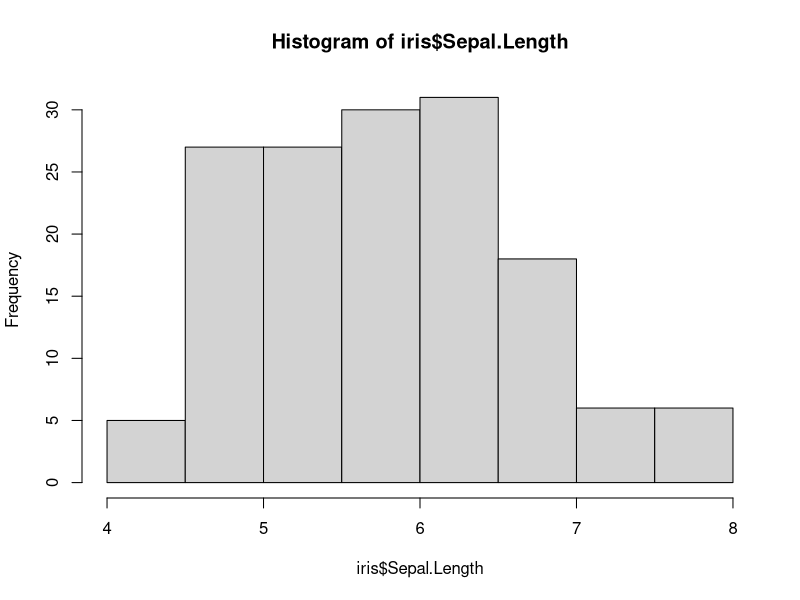
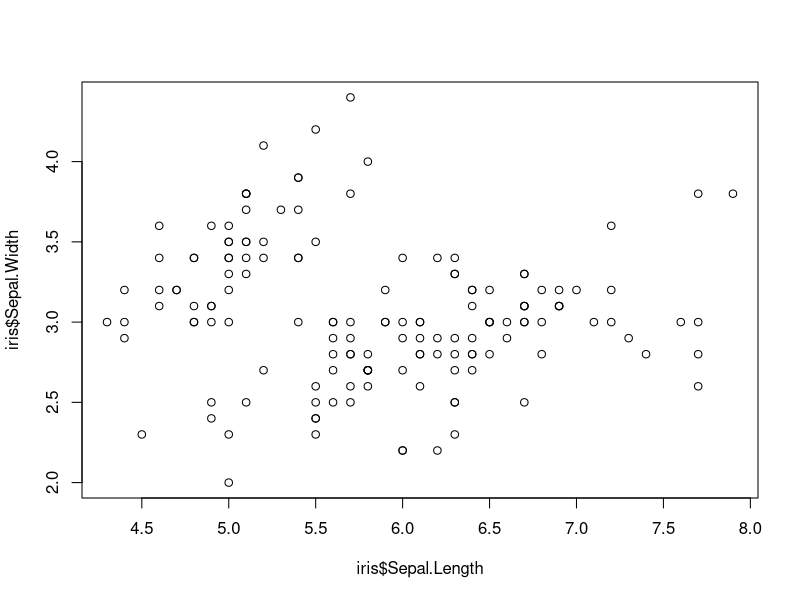
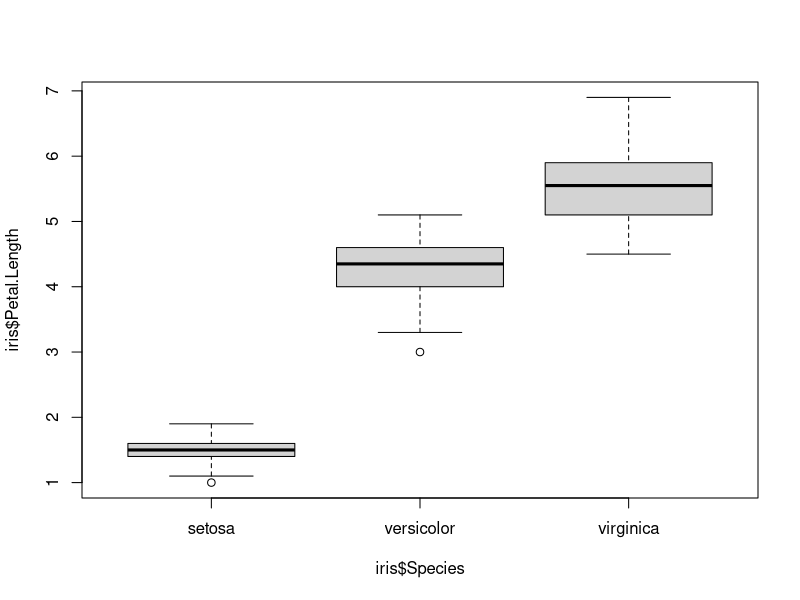
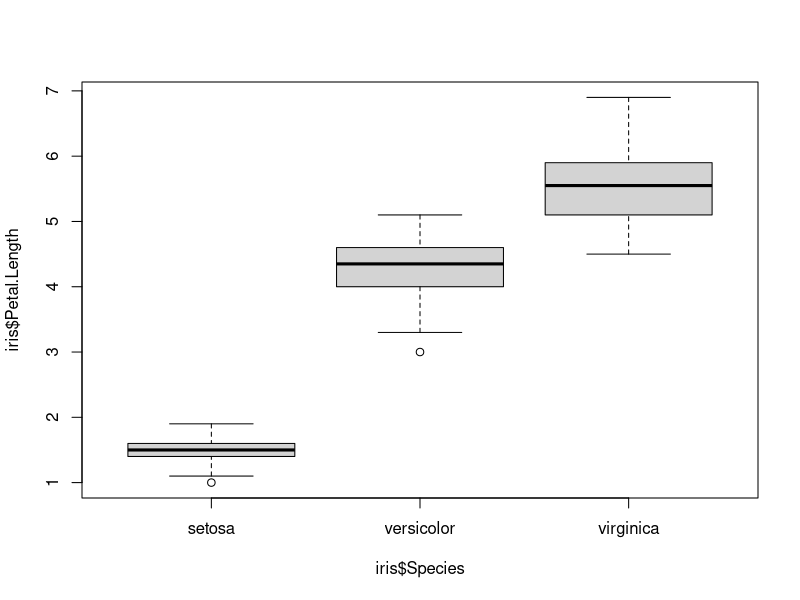
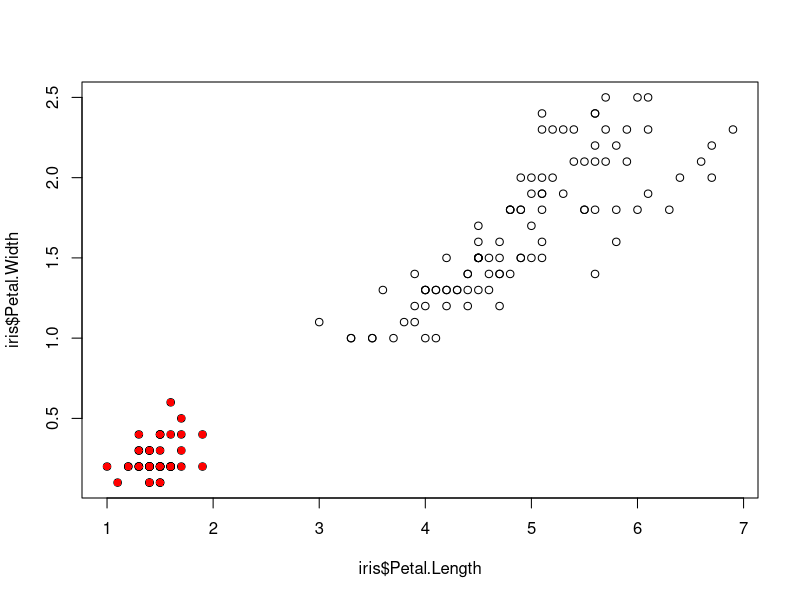
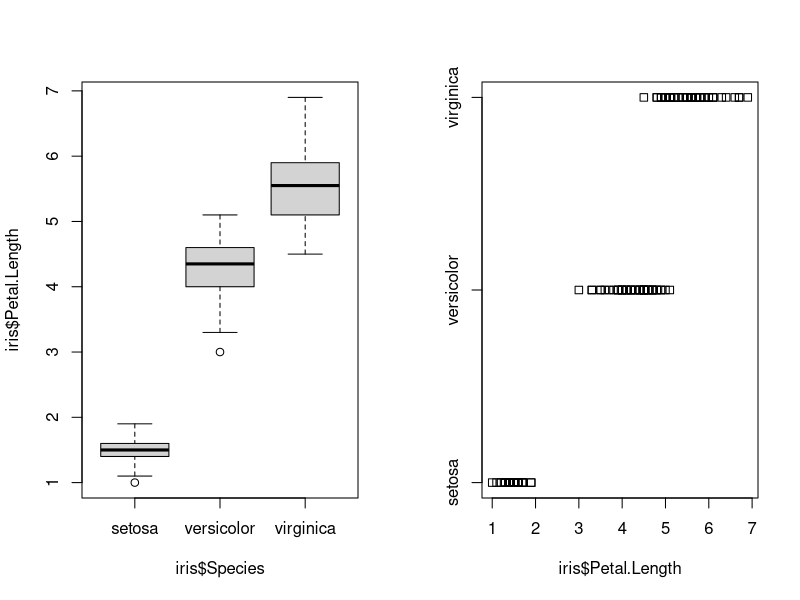
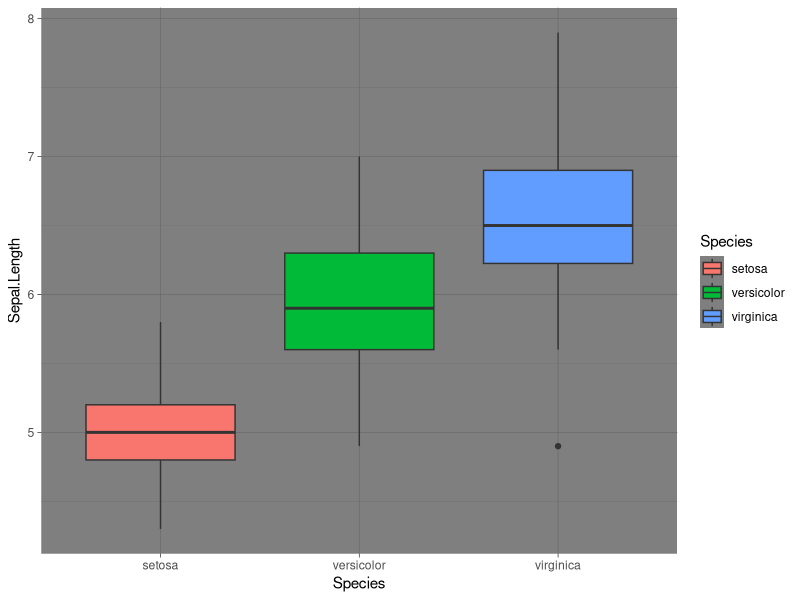
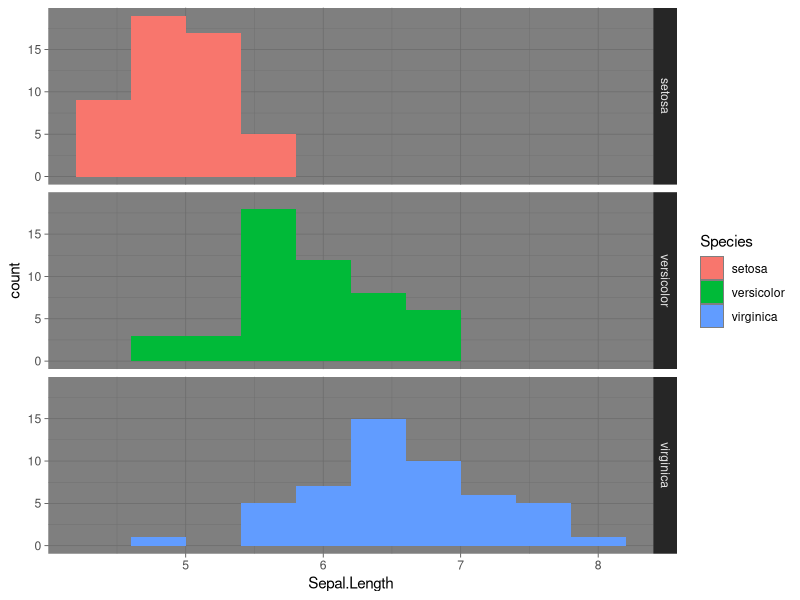

The R source for these figures, in order: (Note: this script raises an error after producing the figures.)
########des graphiques de base avec R######

iris
hist(iris$Sepal.Length)
plot(iris$Sepal.Length,iris$Sepal.Width)

boxplot(iris$Petal.Length~iris$Species)

plot(iris$Petal.Length~iris$Species)

plot(iris$Petal.Length,iris$Petal.Width)
points(iris$Petal.Length[iris$Species=="setosa"], iris$Petal.Width[iris$Species=="setosa"],col="red",pch=16)

par(mfrow=c(1,2))
boxplot(iris$Petal.Length~iris$Species)
stripchart(iris$Petal.Length~iris$Species)



##########ggplot2#######

library(ggplot2)
#boxplot
ggplot(data=iris, mapping=aes(x=Species,y=Sepal.Length, fill=Species))+
  geom_boxplot()+ #ajout du boxplot
  theme_dark() #gerer le fond


#histogram
ggplot(data=iris, mapping=aes(x=Sepal.Length, fill=Species))+
  geom_histogram(bins = 10)+ #bins = nombre de bar
  theme_dark() + #gerer le fond
  facet_grid(rows=vars(Species))

#histogram
ggplot(data=iris, 
       mapping=aes(x=Petal.Length, y=Petal.Width, colour=Species))+
  geom_point()+ #bins = nombre de bar
  theme_dark() +
  facet_grid(rows=vars(Species))#gerer le fond


#Graphique 
library(dplyr)
data("starwars")
starwars

#format violon
boxplot("starwars")
ggplot(data=starwars, 
       mapping=aes(x= gender, y=height, fill = species ))+
  geom_violin(scale = "area")+ 
  theme_minimal()+
  # barre horizontal
  geom_hline(yintercept=175, color="orange", size=1) + 
  # barre vertical
  geom_vline(xintercept=2, color="orange", size=1)+
  annotate("segment", x = 1, xend = 4, y = 15, yend = 175, colour = "blue", size=3, alpha=0.8, arrow=arrow())

  
  
  